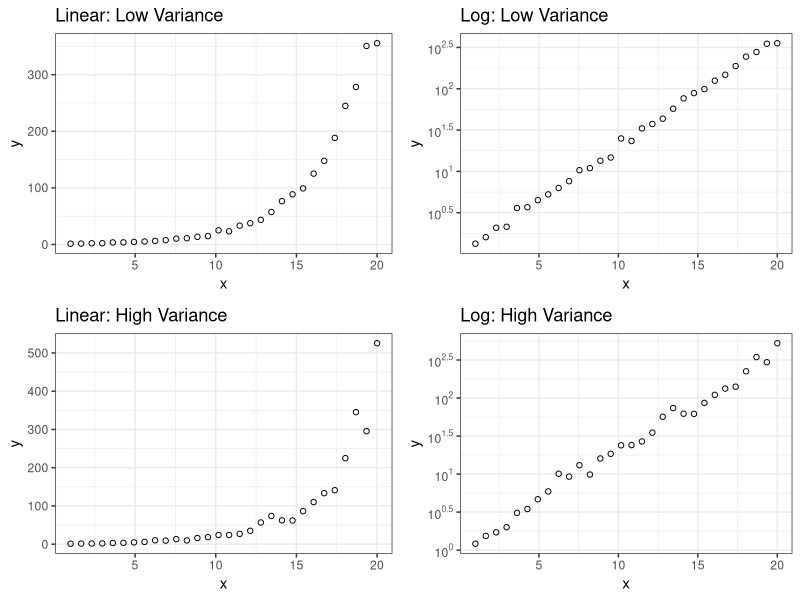

Write the R code that produced this figure.
require(tidyverse)
require(gridExtra)
require(scales)
library(purrr)

# Exponential ---------------------------------------------------------------------------------------
simulate.exponential <- 
  function(N, xRange = c(1,N), nReps, beta, muErr, sdErr, errorType, ...){
    
    exp.data <- data.frame(x = rep(seq(xRange[1], xRange[2], length.out = N), nReps), y = NA)
    
    theta <- 0
    
    if(errorType %in% c("Mult", "mult", "Multiplicative", "multiplicative")){
      # alpha <- sqrt(1/(exp(2*sdErr^2)-exp(sdErr^2)))
      alpha <- 1/(exp((sdErr^2)/2))
      exp.data$y <- alpha*exp(beta*exp.data$x + rnorm(N*nReps, muErr, sdErr)) + theta
    } else { 
      alpha <- 1
      if(errorType %in% c("Add", "add", "Additive", "additive")){
        exp.data$y <- alpha*exp(beta*exp.data$x) + theta + rnorm(N*nReps, muErr, sdErr)
      }
    }
    
    return(exp.data)
  }

# Quadratic ------------------------------------------------------------------------

simulate.quadratic <- 
  function(N, nReps, xRange = c(1,N), beta0, beta1, beta2, muErr, sdErr, ...){
    
    quad.data <- data.frame(x = rep(seq(xRange[1], xRange[2], length.out = N), nReps), y = NA)
    quad.data$y <- beta0 + beta1*quad.data$x + beta2*quad.data$x^2 + rnorm(N*nReps, muErr, sdErr)
    
    return(quad.data)
  }

# Overall Simulation Function ----------------------------------------------------------------

simulate.data <- 
  function(simulateFunction, ...){
    sim.data <- simulateFunction(...)
  }

# Trial -------------------------------------------------------------------

sim.data1 <- simulate.data(simulateFunction = simulate.exponential, 
                          N = 30, 
                          nReps = 1,
                          xRange = c(1,20),
                          
                          # Exponential Parameters
                          beta = 0.3, 

                          # Quadratic Parameters
                          beta0 = 0,
                          beta1 = 0, 
                          beta2 = 0.1,
                          
                          muErr = 0, 
                          sdErr = 0.1,
                          errorType = "mult")

lin.plot1 <- sim.data1 %>%
  ggplot(aes(x = x, y = y)) +
  geom_point(shape = 1) +
  scale_color_brewer(palette = "Paired") +
  theme_bw() +
  ggtitle("Linear: Low Variance")

log.plot1 <- sim.data1 %>%
  ggplot(aes(x = x, y = y)) +
  geom_point(shape = 1) +
  scale_y_continuous(trans = "log10",
                     breaks = trans_breaks("log10", function(x) 10^x),
                     labels = trans_format("log10", math_format(10^.x))) +
  scale_color_brewer(palette = "Paired") +
  theme_bw() +
  ggtitle("Log: Low Variance")

sim.data2 <- simulate.data(simulateFunction = simulate.exponential, 
                           N = 30, 
                           nReps = 1,
                           xRange = c(1,20),
                           
                           # Exponential Parameters
                           beta = 0.3, 
                           
                           # Quadratic Parameters
                           beta0 = 0,
                           beta1 = 0, 
                           beta2 = 0.1,
                           
                           muErr = 0, 
                           sdErr = 0.2,
                           errorType = "mult")

lin.plot2 <- sim.data2 %>%
  ggplot(aes(x = x, y = y)) +
  geom_point(shape = 1) +
  scale_color_brewer(palette = "Paired") +
  theme_bw() +
  ggtitle("Linear: High Variance")

log.plot2 <- sim.data2 %>%
  ggplot(aes(x = x, y = y)) +
  geom_point(shape = 1) +
  scale_y_continuous(trans = "log10",
                     breaks = trans_breaks("log10", function(x) 10^x),
                     labels = trans_format("log10", math_format(10^.x))) +
  scale_color_brewer(palette = "Paired") +
  theme_bw() +
  ggtitle("Log: High Variance")

grid.arrange(lin.plot1, log.plot1, lin.plot2, log.plot2, ncol=2)

# Lack of Fit

calcLOF <- 
  function(sim.data){
    if(nrow(sim.data)/length(unique(sim.data$x)) > 1){
      lof.mod <- lm(y ~ as.factor(x), data = sim.data)
      lof <- anova(lof.mod) %>% 
        broom::tidy() %>%
        filter(term == "as.factor(x)") %>%
        select(statistic)
    } else {
      lof.mod <- NULL
      lof <- NULL
    }
    return(lof)
  }
